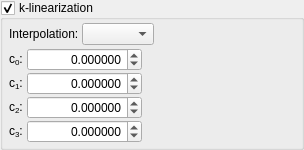
                <widget class="QGroupBox" name="groupBox_resampling">
                 <property name="contextMenuPolicy">
                  <enum>Qt::ActionsContextMenu</enum>
                 </property>
                 <property name="title">
                  <string>k-linearization</string>
                 </property>
                 <property name="flat">
                  <bool>false</bool>
                 </property>
                 <property name="checkable">
                  <bool>true</bool>
                 </property>
                 <layout class="QVBoxLayout" name="verticalLayout_7">
                  <property name="spacing">
                   <number>3</number>
                  </property>
                  <property name="leftMargin">
                   <number>6</number>
                  </property>
                  <property name="topMargin">
                   <number>3</number>
                  </property>
                  <property name="rightMargin">
                   <number>6</number>
                  </property>
                  <property name="bottomMargin">
                   <number>3</number>
                  </property>
                  <item>
                   <layout class="QHBoxLayout" name="horizontalLayout_31">
                    <item>
                     <widget class="QLabel" name="label_31">
                      <property name="text">
                       <string>Interpolation:</string>
                      </property>
                     </widget>
                    </item>
                    <item>
                     <widget class="QComboBox" name="comboBox_interpolation">
                      <property name="styleSheet">
                       <string notr="true"/>
                      </property>
                     </widget>
                    </item>
                    <item>
                     <spacer name="horizontalSpacer_10">
                      <property name="orientation">
                       <enum>Qt::Horizontal</enum>
                      </property>
                      <property name="sizeHint" stdset="0">
                       <size>
                        <width>40</width>
                        <height>20</height>
                       </size>
                      </property>
                     </spacer>
                    </item>
                   </layout>
                  </item>
                  <item>
                   <layout class="QHBoxLayout" name="horizontalLayout_34">
                    <item>
                     <layout class="QVBoxLayout" name="verticalLayout_11">
                      <property name="spacing">
                       <number>0</number>
                      </property>
                      <item>
                       <layout class="QHBoxLayout" name="horizontalLayout_14">
                        <property name="bottomMargin">
                         <number>1</number>
                        </property>
                        <item>
                         <widget class="QLabel" name="label_12">
                          <property name="sizePolicy">
                           <sizepolicy hsizetype="Maximum" vsizetype="Preferred">
                            <horstretch>0</horstretch>
                            <verstretch>0</verstretch>
                           </sizepolicy>
                          </property>
                          <property name="text">
                           <string>c&lt;sub&gt;0&lt;/sub&gt;: </string>
                          </property>
                         </widget>
                        </item>
                        <item>
                         <widget class="QDoubleSpinBox" name="doubleSpinBox_c0">
                          <property name="sizePolicy">
                           <sizepolicy hsizetype="Expanding" vsizetype="Fixed">
                            <horstretch>0</horstretch>
                            <verstretch>0</verstretch>
                           </sizepolicy>
                          </property>
                          <property name="minimumSize">
                           <size>
                            <width>100</width>
                            <height>0</height>
                           </size>
                          </property>
                          <property name="styleSheet">
                           <string notr="true"/>
                          </property>
                          <property name="alignment">
                           <set>Qt::AlignRight|Qt::AlignTrailing|Qt::AlignVCenter</set>
                          </property>
                          <property name="keyboardTracking">
                           <bool>true</bool>
                          </property>
                          <property name="showGroupSeparator" stdset="0">
                           <bool>false</bool>
                          </property>
                          <property name="decimals">
                           <number>6</number>
                          </property>
                          <property name="minimum">
                           <double>-10000000000000000.000000000000000</double>
                          </property>
                          <property name="maximum">
                           <double>10000000000000000.000000000000000</double>
                          </property>
                          <property name="singleStep">
                           <double>10.000000000000000</double>
                          </property>
                         </widget>
                        </item>
                       </layout>
                      </item>
                      <item>
                       <layout class="QHBoxLayout" name="horizontalLayout_15">
                        <property name="bottomMargin">
                         <number>1</number>
                        </property>
                        <item>
                         <widget class="QLabel" name="label_13">
                          <property name="sizePolicy">
                           <sizepolicy hsizetype="Maximum" vsizetype="Preferred">
                            <horstretch>0</horstretch>
                            <verstretch>0</verstretch>
                           </sizepolicy>
                          </property>
                          <property name="text">
                           <string>c&lt;sub&gt;1&lt;/sub&gt;: </string>
                          </property>
                         </widget>
                        </item>
                        <item>
                         <widget class="QDoubleSpinBox" name="doubleSpinBox_c1">
                          <property name="sizePolicy">
                           <sizepolicy hsizetype="Expanding" vsizetype="Fixed">
                            <horstretch>0</horstretch>
                            <verstretch>0</verstretch>
                           </sizepolicy>
                          </property>
                          <property name="minimumSize">
                           <size>
                            <width>40</width>
                            <height>0</height>
                           </size>
                          </property>
                          <property name="styleSheet">
                           <string notr="true"/>
                          </property>
                          <property name="alignment">
                           <set>Qt::AlignRight|Qt::AlignTrailing|Qt::AlignVCenter</set>
                          </property>
                          <property name="decimals">
                           <number>6</number>
                          </property>
                          <property name="minimum">
                           <double>-10000000000000000.000000000000000</double>
                          </property>
                          <property name="maximum">
                           <double>10000000000000000.000000000000000</double>
                          </property>
                          <property name="singleStep">
                           <double>1.000000000000000</double>
                          </property>
                         </widget>
                        </item>
                       </layout>
                      </item>
                      <item>
                       <layout class="QHBoxLayout" name="horizontalLayout_16">
                        <property name="bottomMargin">
                         <number>1</number>
                        </property>
                        <item>
                         <widget class="QLabel" name="label_14">
                          <property name="sizePolicy">
                           <sizepolicy hsizetype="Maximum" vsizetype="Preferred">
                            <horstretch>0</horstretch>
                            <verstretch>0</verstretch>
                           </sizepolicy>
                          </property>
                          <property name="text">
                           <string>c&lt;sub&gt;2&lt;/sub&gt;: </string>
                          </property>
                         </widget>
                        </item>
                        <item>
                         <widget class="QDoubleSpinBox" name="doubleSpinBox_c2">
                          <property name="sizePolicy">
                           <sizepolicy hsizetype="Expanding" vsizetype="Fixed">
                            <horstretch>0</horstretch>
                            <verstretch>0</verstretch>
                           </sizepolicy>
                          </property>
                          <property name="minimumSize">
                           <size>
                            <width>40</width>
                            <height>0</height>
                           </size>
                          </property>
                          <property name="styleSheet">
                           <string notr="true"/>
                          </property>
                          <property name="alignment">
                           <set>Qt::AlignRight|Qt::AlignTrailing|Qt::AlignVCenter</set>
                          </property>
                          <property name="decimals">
                           <number>6</number>
                          </property>
                          <property name="minimum">
                           <double>-10000000000000000.000000000000000</double>
                          </property>
                          <property name="maximum">
                           <double>10000000000000000.000000000000000</double>
                          </property>
                          <property name="singleStep">
                           <double>5.000000000000000</double>
                          </property>
                          <property name="value">
                           <double>0.000000000000000</double>
                          </property>
                         </widget>
                        </item>
                       </layout>
                      </item>
                      <item>
                       <layout class="QHBoxLayout" name="horizontalLayout_17">
                        <property name="bottomMargin">
                         <number>1</number>
                        </property>
                        <item>
                         <widget class="QLabel" name="label_15">
                          <property name="sizePolicy">
                           <sizepolicy hsizetype="Maximum" vsizetype="Preferred">
                            <horstretch>0</horstretch>
                            <verstretch>0</verstretch>
                           </sizepolicy>
                          </property>
                          <property name="text">
                           <string>c&lt;sub&gt;3&lt;/sub&gt;: </string>
                          </property>
                         </widget>
                        </item>
                        <item>
                         <widget class="QDoubleSpinBox" name="doubleSpinBox_c3">
                          <property name="sizePolicy">
                           <sizepolicy hsizetype="Expanding" vsizetype="Fixed">
                            <horstretch>0</horstretch>
                            <verstretch>0</verstretch>
                           </sizepolicy>
                          </property>
                          <property name="minimumSize">
                           <size>
                            <width>40</width>
                            <height>0</height>
                           </size>
                          </property>
                          <property name="styleSheet">
                           <string notr="true"/>
                          </property>
                          <property name="alignment">
                           <set>Qt::AlignRight|Qt::AlignTrailing|Qt::AlignVCenter</set>
                          </property>
                          <property name="decimals">
                           <number>6</number>
                          </property>
                          <property name="minimum">
                           <double>-10000000000000000.000000000000000</double>
                          </property>
                          <property name="maximum">
                           <double>10000000000000000.000000000000000</double>
                          </property>
                          <property name="singleStep">
                           <double>5.000000000000000</double>
                          </property>
                         </widget>
                        </item>
                       </layout>
                      </item>
                     </layout>
                    </item>
                    <item>
                     <widget class="MiniCurvePlot" name="widget_resampleCurvePlot" native="true">
                      <property name="sizePolicy">
                       <sizepolicy hsizetype="Expanding" vsizetype="Expanding">
                        <horstretch>0</horstretch>
                        <verstretch>0</verstretch>
                       </sizepolicy>
                      </property>
                      <property name="minimumSize">
                       <size>
                        <width>150</width>
                        <height>0</height>
                       </size>
                      </property>
                     </widget>
                    </item>
                   </layout>
                  </item>
                 </layout>
                </widget>
